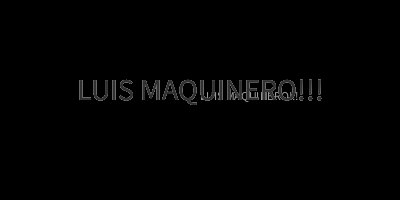
Frame 1 (no input)
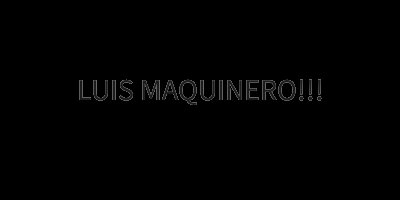
Frame 60 (the mouse pressed at the canvas centre just before this capture)
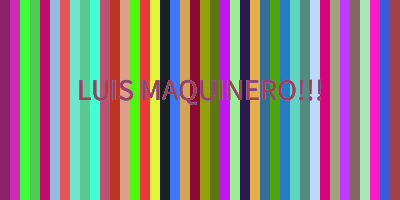
Frame 120 (the mouse held since frame 60 and released just before this capture)

The Processing sketch that drew these frames (run headless with seeded random() and noise(); from frame 60 on, the mouse is pressed at the canvas centre):

// Processing sketch: processing_80349
// ── processing_80349.pde

void setup(){
  size (400,200);
  noStroke();
}

void draw(){
  background (0);
  int i = 0;
  
    while (i <= 390){
      if (mousePressed){
        fill (random(255),random(255),random(255));
      }else{
        fill (random(255));
      }
      
      if (keyPressed){
        background (0);
        text("Yo me llamo Ralph!", 200, 100);
        textAlign(CENTER);
        textSize(30);
      }else{
        text("LUIS MAQUINERO!!!", 200, 100);
        textAlign(CENTER);
        textSize(30);
      }
      
      rect (i, 0, mouseX/10, 200);
      i = i + 10;
  }
}
